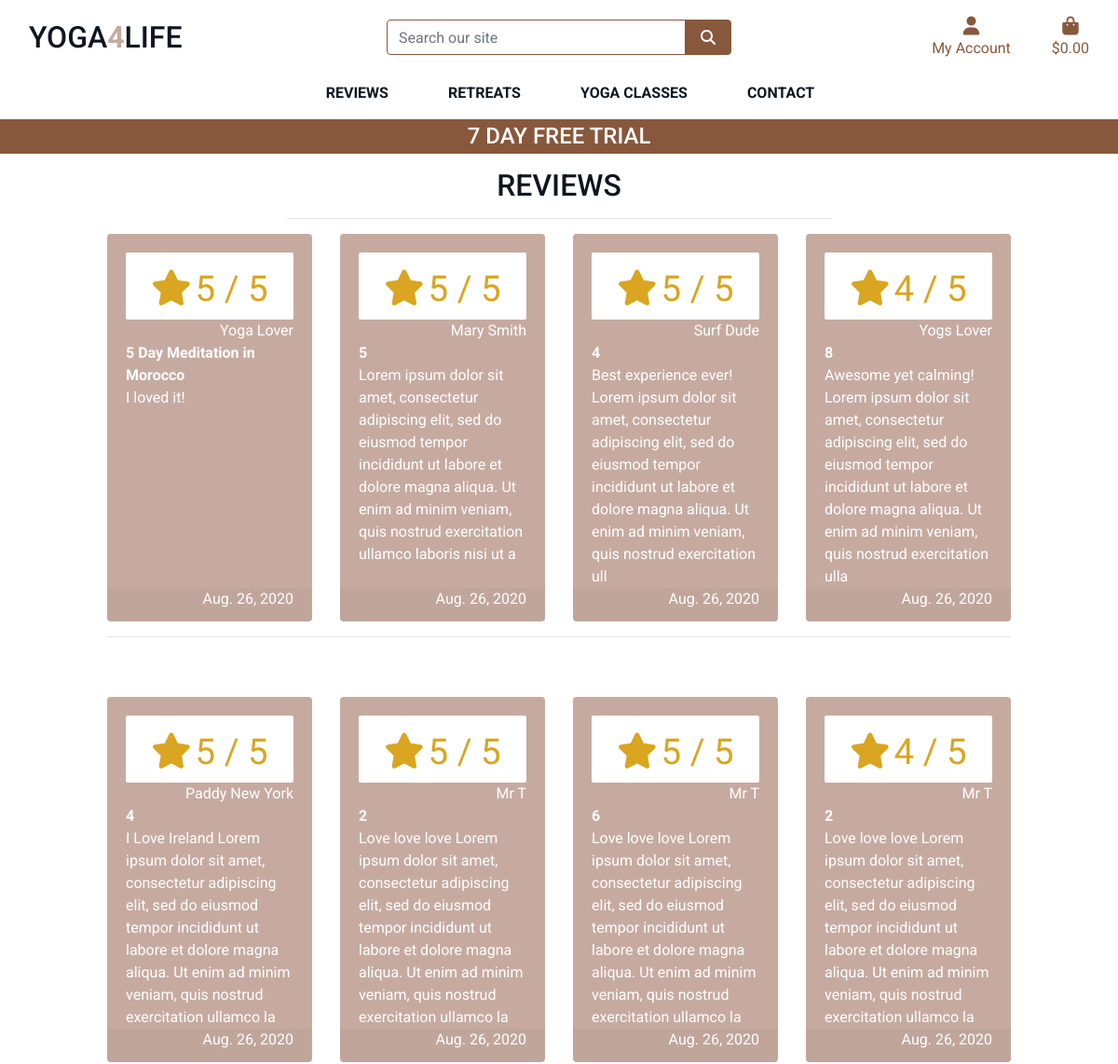
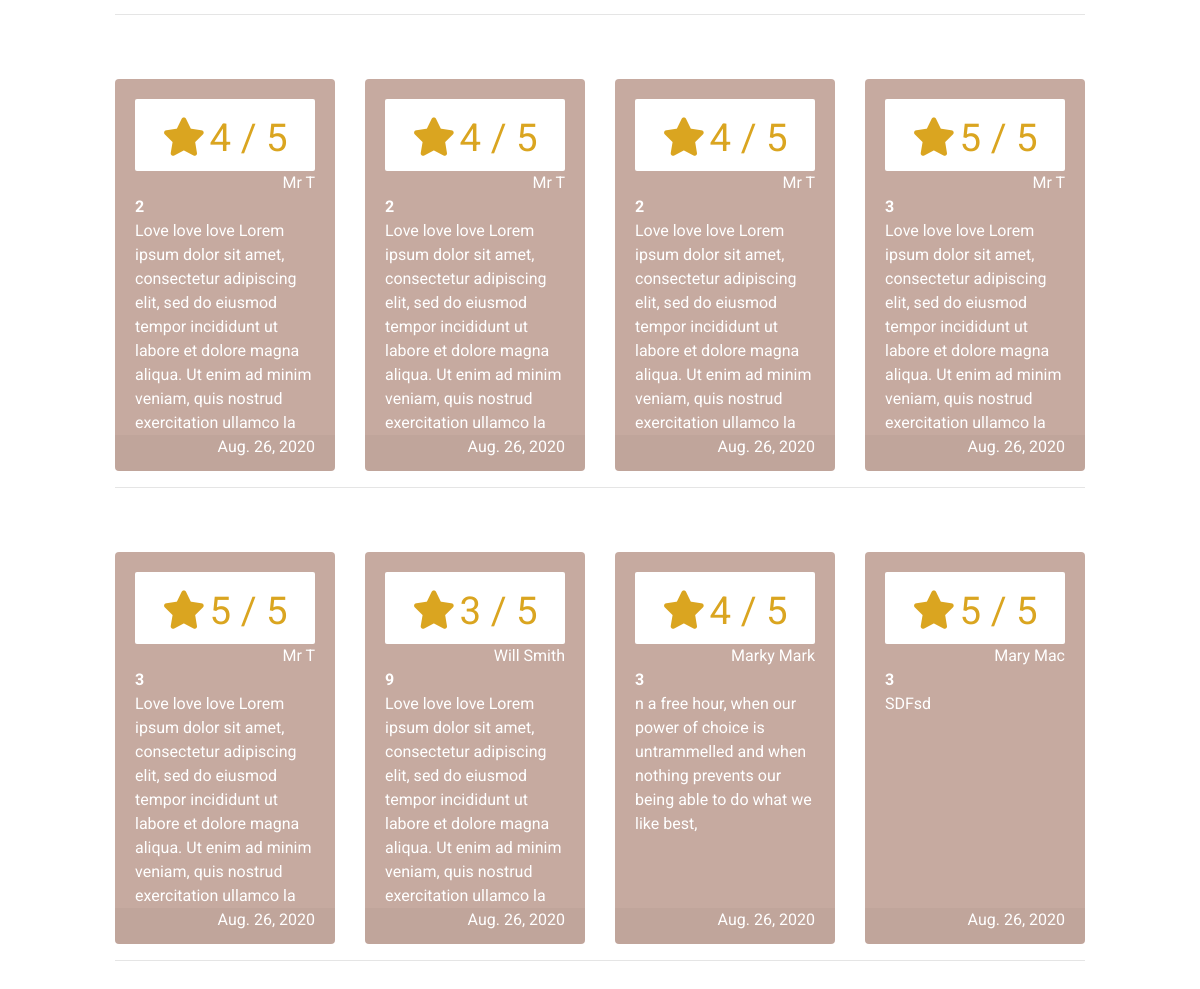
The page /reviews/ on the database as committed earlier (2 pictures, top to bottom).
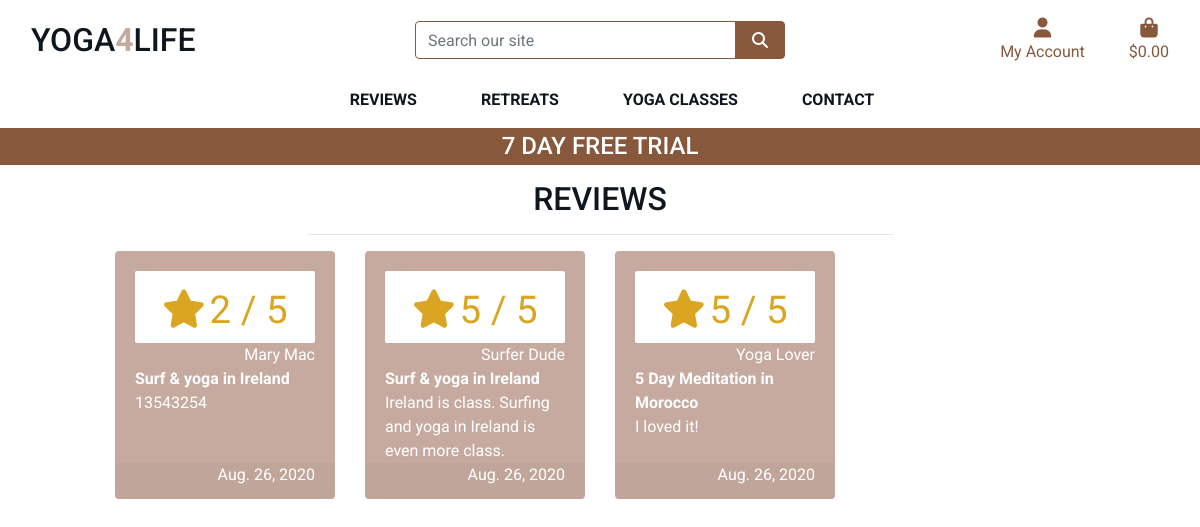
The same page on the database as committed later.
### reviews/models.py (models this page shows)
class Review(models.Model):
    RATING_CHOICES = (
        (1, '1'),
        (2, '2'),
        (3, '3'),
        (4, '4'),
        (5, '5'),
    )
    PRODUCT_CHOICES = (
        ('5 Day Meditation in Morocco', '5 Day Meditation in Morocco'),
        ('7 Day Authentic Yoga Retreat in Ireland', '7 Day Authentic Yoga Retreat in Ireland'),
        ('5 Day Authentic Yoga in Italy', '5 Day Authentic Yoga in Italy'),
        ('Surf & yoga in Ireland', 'Surf & yoga in Ireland'),
        ('Hatha Yoga', 'Hatha Yoga'),
        ('Yoga 4 Beginners', 'Yoga 4 Beginners'),
        ('Ashtanga Yoga', 'Ashtanga Yoga'),
        ('Vinyasa yoga', 'Vinyasa yoga'),
        ('Iyengar Yoga', 'Iyengar Yoga'),
    )
    product = models.CharField(max_length=200, choices=PRODUCT_CHOICES)
    date = models.DateTimeField(auto_now_add=True, blank=True, null=True)
    user_name = models.CharField(max_length=100)
    comment = models.CharField(max_length=200)
    rating = models.IntegerField(choices=RATING_CHOICES)

### reviews/views.py (the view)
# urls.py: path('', views.all_reviews, name='reviews'),
def all_reviews(request):
    reviews = Review.objects.order_by('-date') #to display reviews by latest review
    context = {
        'reviews': reviews
        }
    return render(request, 'reviews/reviews.html', context)

### cart/contexts.py (called while the page is built, shortened)
def cart_contents(request):
    cart_items = []
    total = 0
    product_count = 0
    cart = request.session.get('cart', {})
    grand_total = total
    context = {
        'cart_items': cart_items,
        'total': total,
        'retreat_count': product_count,
        'grand_total': grand_total,
    }
    return context

### reviews/templates/reviews/reviews.html (shortened to what this page needs)
{% extends "base.html" %}
{% load static %}
{% block page_header %}
    <div class="container header-container">
    </div>
{% endblock %}
{% block content %}
    <div class="container-fluid">
        <div class="row">
            <div class="col text-center mt-3">
                <h2 class="logo-font">Reviews</h2>
                <hr class="w-50 mb-1">
            </div>
        </div>
        <div class="row">
            <div class="retreat-container col-10 offset-1">
                <div class="row">
                {% for review in reviews %}
                        <div class="col-sm-6 col-md-6 col-lg-4 col-xl-3">
                            <div class="card h-100 border-0">
                                <div class="card-body pb-0">
                                    {% if review.rating %}
                                    <div class="card-white-lg">
                                        <small class="text-gold"><i class="fas fa-star mr-1"></i>{{ review.rating }} / 5</small>
                                    </div>
                                    {% else %}
                                        <small class="text-gold">No Rating</small>
                                    {% endif %}
                                    <p class="mb-0 text-right">{{ review.user_name }}</p>
                                    <p class="mb-0 font-weight-bold">{{ review.product }}</p>
                                    <p class="mb-0">{{ review.comment }}</p>
                                </div>
                                <div class="card-footer pt-0 border-0 text-left">
                                    <div class="row">
                                        <div class="col">
                                             <p class="mb-0 text-right">{{ review.date.date }}</p>
                                        </div>
                                    </div>
                                </div>
                            </div>
                        </div>
                        {% if forloop.counter|divisibleby:4 %}
                            <div class="col-12 d-none d-xl-block mb-5">
                                <hr>
                            </div>
                        {% endif %}
                    {% endfor %}
            </div>
        </div>
    </div>
{% endblock %}

Rows that differ between the two databases and show on the page:
removed Review: rating "5", user_name "Mary Smith", product "5", comment "Lorem ipsum dolor sit amet, consectetur adipiscing elit, sed do eiusmod tempor incididunt ut labore et dolore magna aliqua. Ut enim ad minim veniam, quis nostrud exercitation ullamco laboris nisi ut a", date "Aug. 26, 2020"
removed Review: rating "5", user_name "Surf Dude", product "4", comment "Best experience ever! Lorem ipsum dolor sit amet, consectetur adipiscing elit, sed do eiusmod tempor incididunt ut labore et dolore magna aliqua. Ut enim ad minim veniam, quis nostrud exercitation ull", date "Aug. 26, 2020"
removed Review: rating "4", user_name "Yogs Lover", product "8", comment "Awesome yet calming! Lorem ipsum dolor sit amet, consectetur adipiscing elit, sed do eiusmod tempor incididunt ut labore et dolore magna aliqua. Ut enim ad minim veniam, quis nostrud exercitation ulla", date "Aug. 26, 2020"
removed Review: rating "5", user_name "Paddy New York", product "4", comment "I Love Ireland Lorem ipsum dolor sit amet, consectetur adipiscing elit, sed do eiusmod tempor incididunt ut labore et dolore magna aliqua. Ut enim ad minim veniam, quis nostrud exercitation ullamco la", date "Aug. 26, 2020"
removed Review: rating "5", user_name "Mr T", product "2", comment "Love love love Lorem ipsum dolor sit amet, consectetur adipiscing elit, sed do eiusmod tempor incididunt ut labore et dolore magna aliqua. Ut enim ad minim veniam, quis nostrud exercitation ullamco la", date "Aug. 26, 2020"
removed Review: rating "5", user_name "Mr T", product "6", comment "Love love love Lorem ipsum dolor sit amet, consectetur adipiscing elit, sed do eiusmod tempor incididunt ut labore et dolore magna aliqua. Ut enim ad minim veniam, quis nostrud exercitation ullamco la", date "Aug. 26, 2020"
removed Review: rating "4", user_name "Mr T", product "2", comment "Love love love Lorem ipsum dolor sit amet, consectetur adipiscing elit, sed do eiusmod tempor incididunt ut labore et dolore magna aliqua. Ut enim ad minim veniam, quis nostrud exercitation ullamco la", date "Aug. 26, 2020"
removed Review: rating "4", user_name "Mr T", product "2", comment "Love love love Lorem ipsum dolor sit amet, consectetur adipiscing elit, sed do eiusmod tempor incididunt ut labore et dolore magna aliqua. Ut enim ad minim veniam, quis nostrud exercitation ullamco la", date "Aug. 26, 2020"
removed Review: rating "4", user_name "Mr T", product "2", comment "Love love love Lorem ipsum dolor sit amet, consectetur adipiscing elit, sed do eiusmod tempor incididunt ut labore et dolore magna aliqua. Ut enim ad minim veniam, quis nostrud exercitation ullamco la", date "Aug. 26, 2020"
removed Review: rating "4", user_name "Mr T", product "2", comment "Love love love Lorem ipsum dolor sit amet, consectetur adipiscing elit, sed do eiusmod tempor incididunt ut labore et dolore magna aliqua. Ut enim ad minim veniam, quis nostrud exercitation ullamco la", date "Aug. 26, 2020"
removed Review: rating "5", user_name "Mr T", product "3", comment "Love love love Lorem ipsum dolor sit amet, consectetur adipiscing elit, sed do eiusmod tempor incididunt ut labore et dolore magna aliqua. Ut enim ad minim veniam, quis nostrud exercitation ullamco la", date "Aug. 26, 2020"
removed Review: rating "5", user_name "Mr T", product "3", comment "Love love love Lorem ipsum dolor sit amet, consectetur adipiscing elit, sed do eiusmod tempor incididunt ut labore et dolore magna aliqua. Ut enim ad minim veniam, quis nostrud exercitation ullamco la", date "Aug. 26, 2020"
removed Review: rating "3", user_name "Will Smith", product "9", comment "Love love love Lorem ipsum dolor sit amet, consectetur adipiscing elit, sed do eiusmod tempor incididunt ut labore et dolore magna aliqua. Ut enim ad minim veniam, quis nostrud exercitation ullamco la", date "Aug. 26, 2020"
removed Review: rating "4", user_name "Marky Mark", product "3", comment "n a free hour, when our power of choice is untrammelled and when nothing prevents our being able to do what we like best,", date "Aug. 26, 2020"
removed Review: rating "5", user_name "Mary Mac", product "3", comment "SDFsd", date "Aug. 26, 2020"
added Review: rating "2", user_name "Mary Mac", product "Surf & yoga in Ireland", comment "13543254", date "Aug. 26, 2020"
added Review: rating "5", user_name "Surfer Dude", product "Surf & yoga in Ireland", comment "Ireland is class. Surfing and yoga in Ireland is even more class.", date "Aug. 26, 2020"
